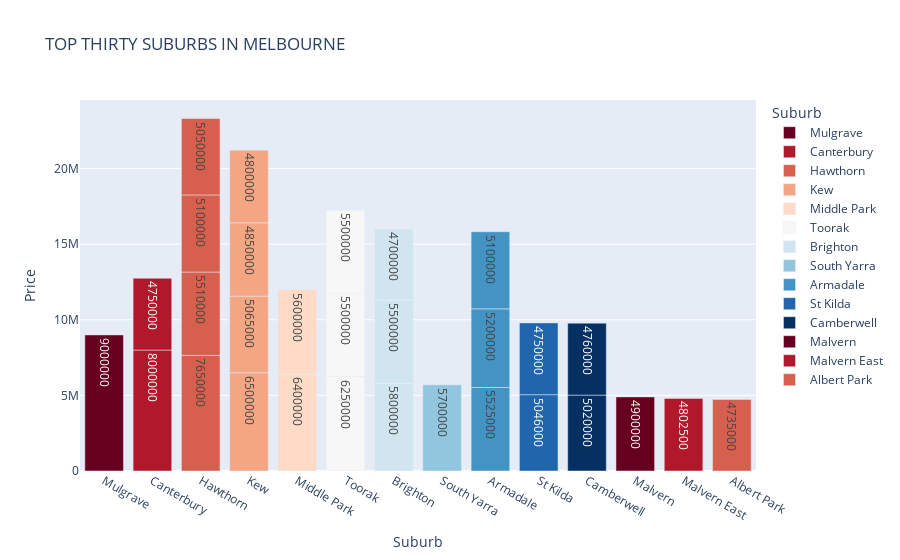

Write notebook code for a chart like this one.
### Code cell
fig = px.bar(top_30, y = 'Price', x = 'Suburb', text = 'Price', color = top_30.Suburb,
             labels = {'y' : 'PRICES OF SUBURBS', 'index':'SUBURBS'}, title = 'TOP THIRTY SUBURBS IN MELBOURNE',
             color_discrete_sequence = px.colors.sequential.RdBu)
fig.show()

### Figure 1 — Plotly figure (JSON) as saved in the notebook; plotly's stock layout.template omitted (floating-point values rounded to 4 significant figures)
{"data": [{"alignmentgroup": "True", "hovertemplate": "Suburb=%{x}<br>Price=%{text}<extra></extra>", "legendgroup": "Mulgrave", "marker": {"color": "rgb(103,0,31)"}, "name": "Mulgrave", "offsetgroup": "Mulgrave", "orientation": "v", "showlegend": true, "text": [9000000], "textposition": "auto", "type": "bar", "x": ["Mulgrave"], "xaxis": "x", "y": [9000000], "yaxis": "y"}, {"alignmentgroup": "True", "hovertemplate": "Suburb=%{x}<br>Price=%{text}<extra></extra>", "legendgroup": "Canterbury", "marker": {"color": "rgb(178,24,43)"}, "name": "Canterbury", "offsetgroup": "Canterbury", "orientation": "v", "showlegend": true, "text": [8000000, 4750000], "textposition": "auto", "type": "bar", "x": ["Canterbury", "Canterbury"], "xaxis": "x", "y": [8000000, 4750000], "yaxis": "y"}, {"alignmentgroup": "True", "hovertemplate": "Suburb=%{x}<br>Price=%{text}<extra></extra>", "legendgroup": "Hawthorn", "marker": {"color": "rgb(214,96,77)"}, "name": "Hawthorn", "offsetgroup": "Hawthorn", "orientation": "v", "showlegend": true, "text": [7650000, 5510000, 5100000, 5050000], "textposition": "auto", "type": "bar", "x": ["Hawthorn", "Hawthorn", "Hawthorn", "Hawthorn"], "xaxis": "x", "y": [7650000, 5510000, 5100000, 5050000], "yaxis": "y"}, {"alignmentgroup": "True", "hovertemplate": "Suburb=%{x}<br>Price=%{text}<extra></extra>", "legendgroup": "Kew", "marker": {"color": "rgb(244,165,130)"}, "name": "Kew", "offsetgroup": "Kew", "orientation": "v", "showlegend": true, "text": [6500000, 5065000, 4850000, 4800000], "textposition": "auto", "type": "bar", "x": ["Kew", "Kew", "Kew", "Kew"], "xaxis": "x", "y": [6500000, 5065000, 4850000, 4800000], "yaxis": "y"}, {"alignmentgroup": "True", "hovertemplate": "Suburb=%{x}<br>Price=%{text}<extra></extra>", "legendgroup": "Middle Park", "marker": {"color": "rgb(253,219,199)"}, "name": "Middle Park", "offsetgroup": "Middle Park", "orientation": "v", "showlegend": true, "text": [6400000, 5600000], "textposition": "auto", "type": "bar", "x": ["Middle Park", "Middle Park"], "xaxis": "x", "y": [6400000, 5600000], "yaxis": "y"}, {"alignmentgroup": "True", "hovertemplate": "Suburb=%{x}<br>Price=%{text}<extra></extra>", "legendgroup": "Toorak", "marker": {"color": "rgb(247,247,247)"}, "name": "Toorak", "offsetgroup": "Toorak", "orientation": "v", "showlegend": true, "text": [6250000, 5500000, 5500000], "textposition": "auto", "type": "bar", "x": ["Toorak", "Toorak", "Toorak"], "xaxis": "x", "y": [6250000, 5500000, 5500000], "yaxis": "y"}, {"alignmentgroup": "True", "hovertemplate": "Suburb=%{x}<br>Price=%{text}<extra></extra>", "legendgroup": "Brighton", "marker": {"color": "rgb(209,229,240)"}, "name": "Brighton", "offsetgroup": "Brighton", "orientation": "v", "showlegend": true, "text": [5800000, 5500000, 4700000], "textposition": "auto", "type": "bar", "x": ["Brighton", "Brighton", "Brighton"], "xaxis": "x", "y": [5800000, 5500000, 4700000], "yaxis": "y"}, {"alignmentgroup": "True", "hovertemplate": "Suburb=%{x}<br>Price=%{text}<extra></extra>", "legendgroup": "South Yarra", "marker": {"color": "rgb(146,197,222)"}, "name": "South Yarra", "offsetgroup": "South Yarra", "orientation": "v", "showlegend": true, "text": [5700000], "textposition": "auto", "type": "bar", "x": ["South Yarra"], "xaxis": "x", "y": [5700000], "yaxis": "y"}, {"alignmentgroup": "True", "hovertemplate": "Suburb=%{x}<br>Price=%{text}<extra></extra>", "legendgroup": "Armadale", "marker": {"color": "rgb(67,147,195)"}, "name": "Armadale", "offsetgroup": "Armadale", "orientation": "v", "showlegend": true, "text": [5525000, 5200000, 5100000], "textposition": "auto", "type": "bar", "x": ["Armadale", "Armadale", "Armadale"], "xaxis": "x", "y": [5525000, 5200000, 5100000], "yaxis": "y"}, {"alignmentgroup": "True", "hovertemplate": "Suburb=%{x}<br>Price=%{text}<extra></extra>", "legendgroup": "St Kilda", "marker": {"color": "rgb(33,102,172)"}, "name": "St Kilda", "offsetgroup": "St Kilda", "orientation": "v", "showlegend": true, "text": [5046000, 4750000], "textposition": "auto", "type": "bar", "x": ["St Kilda", "St Kilda"], "xaxis": "x", "y": [5046000, 4750000], "yaxis": "y"}, {"alignmentgroup": "True", "hovertemplate": "Suburb=%{x}<br>Price=%{text}<extra></extra>", "legendgroup": "Camberwell", "marker": {"color": "rgb(5,48,97)"}, "name": "Camberwell", "offsetgroup": "Camberwell", "orientation": "v", "showlegend": true, "text": [5020000, 4760000], "textposition": "auto", "type": "bar", "x": ["Camberwell", "Camberwell"], "xaxis": "x", "y": [5020000, 4760000], "yaxis": "y"}, {"alignmentgroup": "True", "hovertemplate": "Suburb=%{x}<br>Price=%{text}<extra></extra>", "legendgroup": "Malvern", "marker": {"color": "rgb(103,0,31)"}, "name": "Malvern", "offsetgroup": "Malvern", "orientation": "v", "showlegend": true, "text": [4900000], "textposition": "auto", "type": "bar", "x": ["Malvern"], "xaxis": "x", "y": [4900000], "yaxis": "y"}, {"alignmentgroup": "True", "hovertemplate": "Suburb=%{x}<br>Price=%{text}<extra></extra>", "legendgroup": "Malvern East", "marker": {"color": "rgb(178,24,43)"}, "name": "Malvern East", "offsetgroup": "Malvern East", "orientation": "v", "showlegend": true, "text": [4802500], "textposition": "auto", "type": "bar", "x": ["Malvern East"], "xaxis": "x", "y": [4802500], "yaxis": "y"}, {"alignmentgroup": "True", "hovertemplate": "Suburb=%{x}<br>Price=%{text}<extra></extra>", "legendgroup": "Albert Park", "marker": {"color": "rgb(214,96,77)"}, "name": "Albert Park", "offsetgroup": "Albert Park", "orientation": "v", "showlegend": true, "text": [4735000], "textposition": "auto", "type": "bar", "x": ["Albert Park"], "xaxis": "x", "y": [4735000], "yaxis": "y"}], "layout": {"barmode": "relative", "legend": {"title": {"text": "Suburb"}, "tracegroupgap": 0}, "title": {"text": "TOP THIRTY SUBURBS IN MELBOURNE"}, "xaxis": {"anchor": "y", "categoryarray": ["Mulgrave", "Canterbury", "Hawthorn", "Kew", "Middle Park", "Toorak", "Brighton", "South Yarra", "Armadale", "St Kilda", "Camberwell", "Malvern", "Malvern East", "Albert Park"], "categoryorder": "array", "domain": [0, 1], "title": {"text": "Suburb"}}, "yaxis": {"anchor": "x", "domain": [0, 1], "title": {"text": "Price"}}}}
